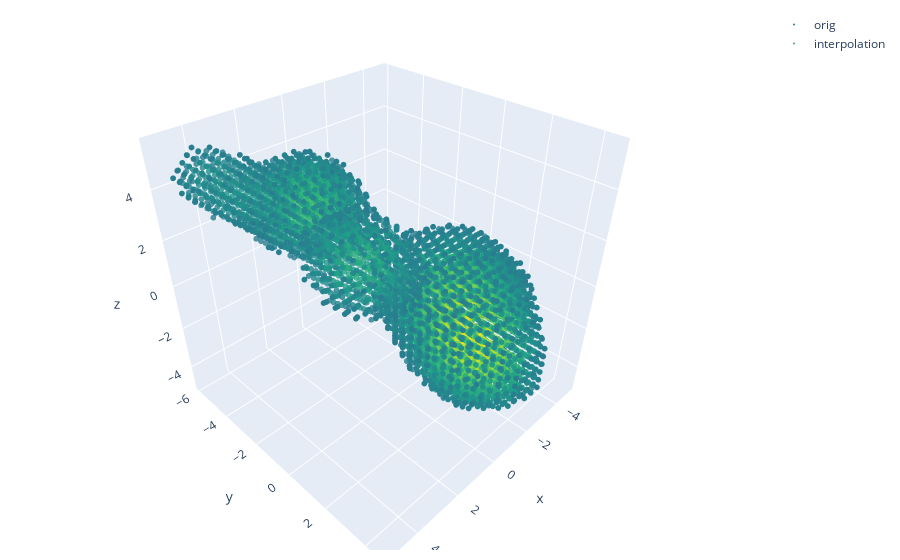

Notebook code cell kept with this figure:
### Code cell
# explicit rotation
theta_x_ = -0. *  np.pi / 180.  # swapped with real z (aka k), negative for CC
theta_y_ = -0. *  np.pi / 180.  # negative for CC
theta_z_ = -0. *  np.pi / 180. # swapped with real x (aka i), negative for CC
tr = Rotation.from_rotvec([theta_x_, theta_y_, theta_z_]).as_matrix()

# Random rotation
tr = Rotation.from_rotvec(-1. * get_random_rot().as_rotvec()).as_matrix()

grd_real, my_data2_final, nx4, ny4, nz4 = interpolate_ijk_xyz_3d(my_grid, my_data_t, nx, ny, nz, r=tr, 
                                                                 compute_error=True if np.all(tr == np.eye(3)) else False)
my_grid_flat = my_grid.reshape(-1, 3)
my_sele = my_data.flatten() > 3 * np.std(my_data.flatten())
my_sele2 = my_data2_final.flatten() > 3 * np.std(my_data.flatten())
data=[go.Scatter3d(
            x=my_grid_flat[my_sele, 0], y=my_grid_flat[my_sele, 1], z=my_grid_flat[my_sele, 2],
            mode='markers',
            marker={'color': my_data.flatten()[my_sele],
                    'colorscale': 'viridis',
                    'size': 2.,
                    'opacity': 1., 'cmin': np.amin(my_data), 'cmax': np.amax(my_data)},
            name='orig'
        ),
      go.Scatter3d(
            x=grd_real.reshape(-1, 3)[my_sele2, 0], y=grd_real.reshape(-1, 3)[my_sele2, 1], z=grd_real.reshape(-1, 3)[my_sele2, 2],
            mode='markers',
            marker={'color': my_data2_final.flatten()[my_sele2],
                    'colorscale': 'viridis',
                    'size': 2.,
                    'opacity': 0.8, 'cmin': np.amin(my_data), 'cmax': np.amax(my_data)},
            name='interpolation'
        )
     ]
fig = go.Figure(data=data)
fig.update_layout(
    width=700,
    margin=dict(r=10, l=10, b=10, t=10)
)
fig.update_layout(scene_aspectmode='cube')
fig.show()

np.linalg.norm(my_grid[0][0][0] - my_grid[0][0][1]), np.linalg.norm(my_grid[0][2][0] - my_grid[0][1][0]),\
np.linalg.norm(grd_real[0][0][0] - grd_real[0][0][1]), np.linalg.norm(grd_real[0][2][0] - grd_real[0][1][0]), np.linalg.norm(grd_real[2][2][0] - grd_real[1][2][0])

### Figure 1 — Plotly figure (JSON) as saved in the notebook; plotly's stock layout.template omitted (floating-point values rounded to 4 significant figures; data arrays with more than 128 entries replaced by an {"elided": "..."} marker saying what was removed)
{"data": [{"marker": {"cmax": 25.73, "cmin": 1.151e-05, "color": {"elided": "3572 float values"}, "colorscale": [[0, "#440154"], [0.1111, "#482878"], [0.2222, "#3e4989"], [0.3333, "#31688e"], [0.4444, "#26828e"], [0.5556, "#1f9e89"], [0.6667, "#35b779"], [0.7778, "#6ece58"], [0.8889, "#b5de2b"], [1, "#fde725"]], "opacity": 1, "size": 2}, "mode": "markers", "name": "orig", "type": "scatter3d", "x": {"elided": "3572 float values"}, "y": {"elided": "3572 float values"}, "z": {"elided": "3572 float values"}}, {"marker": {"cmax": 25.73, "cmin": 1.151e-05, "color": {"elided": "3280 float values"}, "colorscale": [[0, "#440154"], [0.1111, "#482878"], [0.2222, "#3e4989"], [0.3333, "#31688e"], [0.4444, "#26828e"], [0.5556, "#1f9e89"], [0.6667, "#35b779"], [0.7778, "#6ece58"], [0.8889, "#b5de2b"], [1, "#fde725"]], "opacity": 0.8, "size": 2}, "mode": "markers", "name": "interpolation", "type": "scatter3d", "x": {"elided": "3280 float values"}, "y": {"elided": "3280 float values"}, "z": {"elided": "3280 float values"}}], "layout": {"autosize": true, "margin": {"b": 10, "l": 10, "r": 10, "t": 10}, "scene": {"aspectmode": "cube", "aspectratio": {"x": 1, "y": 1, "z": 1}}}}
